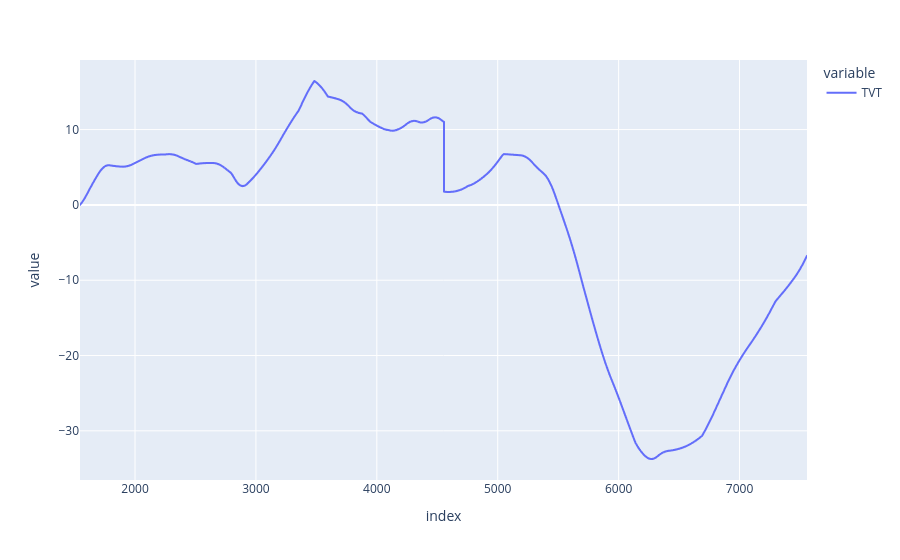

The code cell stored with this chart in its notebook:
### Code cell
px.line(well_data.loc[pred_start:,"TVT"]-well_data.loc[pred_start,"TVT"])

### Figure 1 — Plotly figure (JSON) as saved in the notebook; plotly's stock layout.template omitted (floating-point values rounded to 4 significant figures; data arrays with more than 128 entries replaced by an {"elided": "..."} marker saying what was removed)
{"data": [{"hovertemplate": "variable=TVT<br>index=%{x}<br>value=%{y}<extra></extra>", "legendgroup": "TVT", "line": {"color": "#636efa", "dash": "solid"}, "marker": {"symbol": "circle"}, "mode": "lines", "name": "TVT", "showlegend": true, "type": "scattergl", "x": {"elided": "6014 int values"}, "xaxis": "x", "y": {"elided": "6014 float values"}, "yaxis": "y"}], "layout": {"legend": {"title": {"text": "variable"}, "tracegroupgap": 0}, "margin": {"t": 60}, "xaxis": {"anchor": "y", "domain": [0, 1], "title": {"text": "index"}}, "yaxis": {"anchor": "x", "domain": [0, 1], "title": {"text": "value"}}}}
